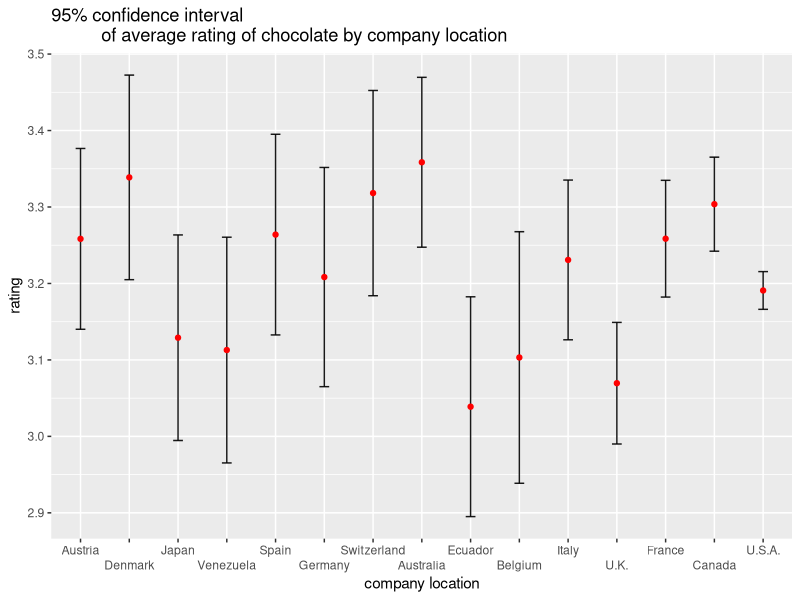
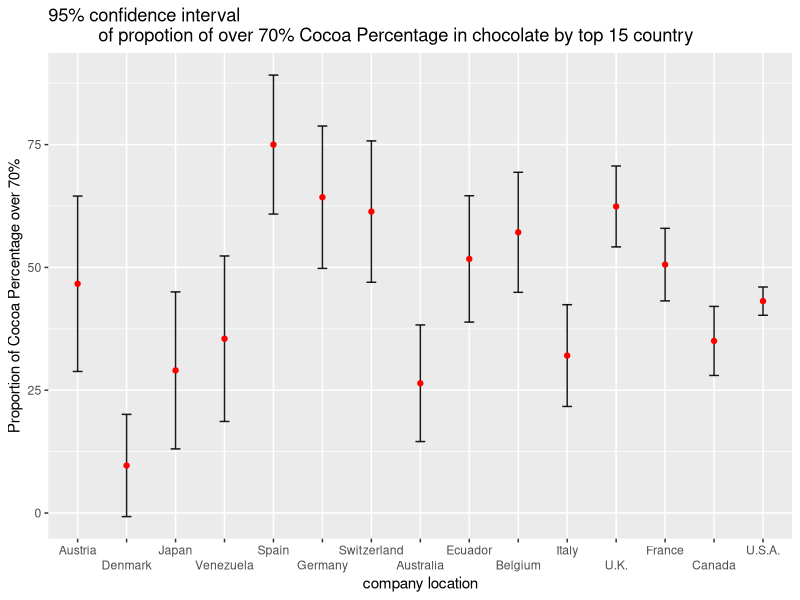

Generate these figures, in order, with R:
## ---- chunk 1
knitr::opts_chunk$set(echo = TRUE)
## ---- chunk 2

packages = c('ggstatsplot', 'ggside', 'knitr',
             'tidyverse', 'broom', 'ggdist','readxl', 'report', 'performance', 
             'parameters', 'see')
for (p in packages){
  if(!require(p, character.only = T)){
    install.packages(p)
  }
}

## ---- chunk 3

ch= read.csv("data/chocolate.csv")

## ---- chunk 4
count <- ch %>% 
  count(`company_location`) %>%
    arrange(desc(n)) %>%
  rename(company_number = n) %>%
     slice(seq_len(15))

  


## ---- chunk 5
top15 <- merge(ch, count, by = 'company_location' )

## ---- chunk 6
top15$cocoa_percent <- as.numeric(sub("%", "",top15$cocoa_percent,fixed=TRUE))/100
## ---- chunk 7
rating <- top15 %>%
  group_by(company_location) %>%
  summarise(
    n=n(),
    mean=mean(rating),
    sd=sd(rating)
    ) %>%
  mutate(se=sd/sqrt(n-1))
## ---- chunk 8
ggplot(rating) +
  geom_errorbar(
    aes(x=reorder(company_location, n),  #Sort countries based on number of companies in the country in ascending order rather than alphabetical order
        ymin=mean-1.96*se,
        ymax=mean+1.96*se),
    width=0.2, 
    colour="black", 
    alpha=0.9, 
    size=0.5) +
  geom_point(aes
           (x=company_location, 
            y=mean), 
           stat="identity", 
           color="red",
           size = 1.5,
           alpha=1) +
  scale_x_discrete("company location",guide = guide_axis(n.dodge=2))+
  labs(y= "rating")+
  ggtitle("95% confidence interval 
          of average rating of chocolate by company location")
## ---- chunk 9
percent <- top15 %>%
  group_by(company_location) %>%
  filter(cocoa_percent>0.7) %>%
  summarise(over=n())
## ---- chunk 10
pro <- merge(percent,count, by = 'company_location' )%>%
  rename(size=company_number)
pro$prop<- pro$over/pro$size
## ---- chunk 11
ggplot(pro) +
  geom_errorbar(
    aes(x=reorder(company_location, size),  
        ymin=(prop-1.96*sqrt((prop*(1-prop))/size))*100,
        ymax=(prop+1.96*sqrt((prop*(1-prop))/size))*100),
    width=0.2, 
    colour="black", 
    alpha=0.9, 
    size=0.5) +
  geom_point(aes
           (x=company_location, 
            y=prop*100), 
           stat="identity", 
           color="red",
           size = 1.5,
           alpha=1) +
  scale_x_discrete("company location",guide = guide_axis(n.dodge=2))+
  labs(y= "Proportion of Cocoa Percentage over 70%")+
  ggtitle("95% confidence interval 
          of propotion of over 70% Cocoa Percentage in chocolate by top 15 country")

